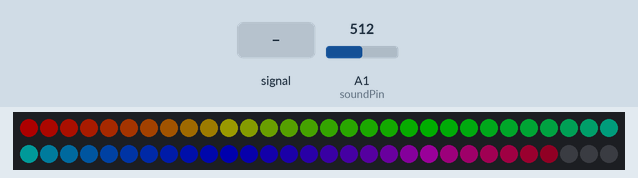
The sketch below on a simulated Arduino Uno, built with avr-gcc and run on an emulated ATmega328P. Shown: 60 RGB LEDs in strip order, left to right, continuing on the next row. The inputs (shaded band) are chosen by the test bench; at power-on: A1 (soundPin) = 512. Dim RGB values are drawn brighter than linear; what the sketch prints to the serial monitor is not drawn.

Above: at 0.07 s.
1.3 s: A1 (soundPin) fed a 200 Hz sine of ±81 counts around its level
At 1.35 s:
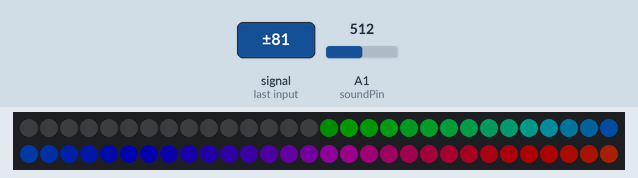
At 1.89 s:
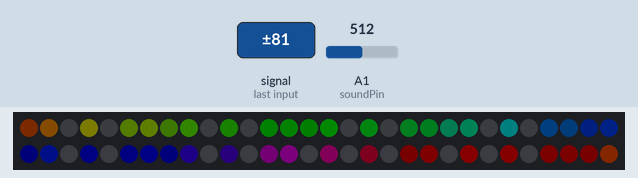

The sketch:

sound.ino
```cpp
#include <Adafruit_NeoPixel.h>
#ifdef __AVR__
  #include <avr/power.h>
#endif

#define PIN 6

#define NUM_LEDS 60

#define BRIGHTNESS 50

Adafruit_NeoPixel strip = Adafruit_NeoPixel(NUM_LEDS, PIN, NEO_GRB + NEO_KHZ800);

int gamma[] = {
    0,  0,  0,  0,  0,  0,  0,  0,  0,  0,  0,  0,  0,  0,  0,  0,
    0,  0,  0,  0,  0,  0,  0,  0,  0,  0,  0,  0,  1,  1,  1,  1,
    1,  1,  1,  1,  1,  1,  1,  1,  1,  2,  2,  2,  2,  2,  2,  2,
    2,  3,  3,  3,  3,  3,  3,  3,  4,  4,  4,  4,  4,  5,  5,  5,
    5,  6,  6,  6,  6,  7,  7,  7,  7,  8,  8,  8,  9,  9,  9, 10,
   10, 10, 11, 11, 11, 12, 12, 13, 13, 13, 14, 14, 15, 15, 16, 16,
   17, 17, 18, 18, 19, 19, 20, 20, 21, 21, 22, 22, 23, 24, 24, 25,
   25, 26, 27, 27, 28, 29, 29, 30, 31, 32, 32, 33, 34, 35, 35, 36,
   37, 38, 39, 39, 40, 41, 42, 43, 44, 45, 46, 47, 48, 49, 50, 50,
   51, 52, 54, 55, 56, 57, 58, 59, 60, 61, 62, 63, 64, 66, 67, 68,
   69, 70, 72, 73, 74, 75, 77, 78, 79, 81, 82, 83, 85, 86, 87, 89,
   90, 92, 93, 95, 96, 98, 99,101,102,104,105,107,109,110,112,114,
  115,117,119,120,122,124,126,127,129,131,133,135,137,138,140,142,
  144,146,148,150,152,154,156,158,160,162,164,167,169,171,173,175,
  177,180,182,184,186,189,191,193,196,198,200,203,205,208,210,213,
  215,218,220,223,225,228,231,233,236,239,241,244,247,249,252,255 };


int soundPin = A1;
float sensorValue;

//parameters
const float filterValue1 = 0.995;
const float filterValue2 = 0.98;
const float filterValue3 = 0.985;

const float range = 15;
const float power = 0.5;
const float gain = 20;
const int bias =0;

const int nLED = 60;

//variables
int LEDBrightness;

void setup() {
  // put your setup code here, to run once:
  pinMode(soundPin, INPUT);
  Serial.begin(115200);

  // This is for Trinket 5V 16MHz, you can remove these three lines if you are not using a Trinket
  #if defined (__AVR_ATtiny85__)
    if (F_CPU == 16000000) clock_prescale_set(clock_div_1);
  #endif
  // End of trinket special code
  strip.setBrightness(BRIGHTNESS);
  strip.begin();
  strip.show(); // Initialize all pixels to 'off'
}

void loop() {
  // put your main code here, to run repeatedly:

//  Serial.println(LEDBrightness);
//  setAllLEDs(LEDBrightness);
  rainbow();
}

float lowPass1(float soundSignal){
  static float average1 = 1023.0/2.0;
  average1 = (average1*filterValue1) + ((1.0 - filterValue1)*soundSignal);
  return average1;
}

float lowPass2(float soundSignal){
  static float average2 = 1023.0/2.0;
  average2 = (average2*filterValue2) + ((1.0 - filterValue2)*soundSignal);
  return average2;
}

float lowPass3(float soundSignal){
  static float average3 = 0;
  average3 = (average3*filterValue3) + ((1.0 - filterValue3)*soundSignal);
  return average3;
}

float compress(float input){
  float output = pow(input/range, power)* range * gain;
  return output;
}

float soundAmplitude(float soundSignal){
  float amplitude = lowPass2(abs(soundSignal - lowPass1(soundSignal)));
  float lowPassAmplitude = lowPass3(amplitude);
  float output = amplitude - lowPassAmplitude;
  output += bias;
  if(output < 0){
    output = 0;
  }
  return compress(output);
}

int clamp(float input){
  int output = (int)input;
  if(output > 255){
    output = 255;
  }
  return output;
}

void setAllLEDs(int brightness){
  for(int i=0; i<nLED; i++){
    strip.setPixelColor(i, gamma[brightness], gamma[brightness], gamma[brightness]);
  }
  strip.show();
}

uint32_t Wheel(byte WheelPos, float brightness) {
  WheelPos = 255 - WheelPos;
  if(WheelPos < 85) {
    return strip.Color((int)((float)(255 - WheelPos * 3)*brightness), 0, (int)((float)(WheelPos * 3)*brightness),0);
  }
  if(WheelPos < 170) {
    WheelPos -= 85;
    return strip.Color(0, (int)((float)(WheelPos * 3)*brightness), (int)((float)(255 - WheelPos * 3)*brightness),0);
  }
  WheelPos -= 170;
  return strip.Color((int)((float)(WheelPos * 3)*brightness), (int)((float)(255 - WheelPos * 3)*brightness), 0,0);
}

void rainbow() {
  uint16_t i, j;

  for(j=0; j<256; j++) { // 5 cycles of all colors on wheel
    for(i=0; i< strip.numPixels(); i++) {
      sensorValue = float(abs(analogRead(soundPin))); //asdf
      float LEDBrightness = (float)(clamp(soundAmplitude(sensorValue))); //asdf
      LEDBrightness /= 255;
      Serial.println(LEDBrightness);
      strip.setPixelColor(i, Wheel(((i * 256 / strip.numPixels()) + j) & 255, LEDBrightness));
    }
    strip.show();
  }
}
```

Measured:
- after the input at 1.3 s, the LEDs: change after 0.05 s (image 1)
